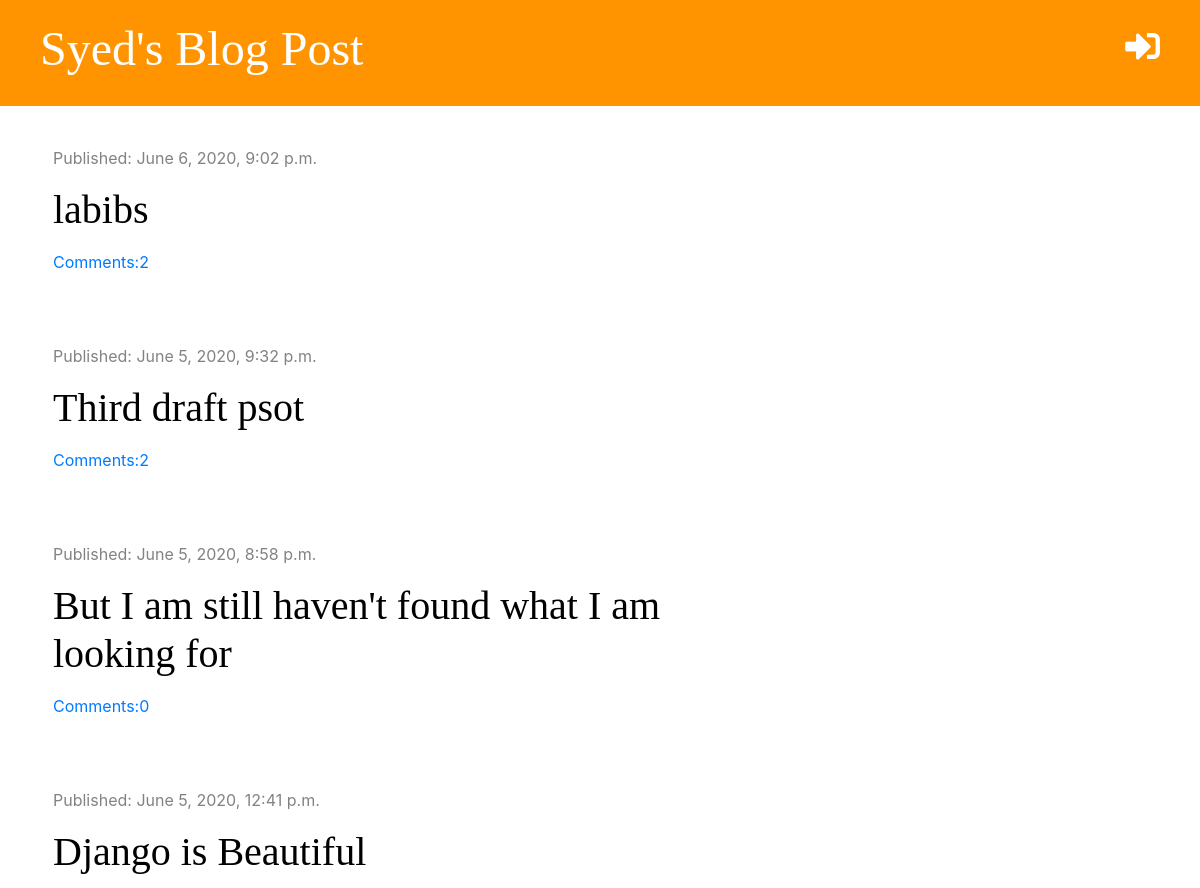
The app's page / (upper part), older data.
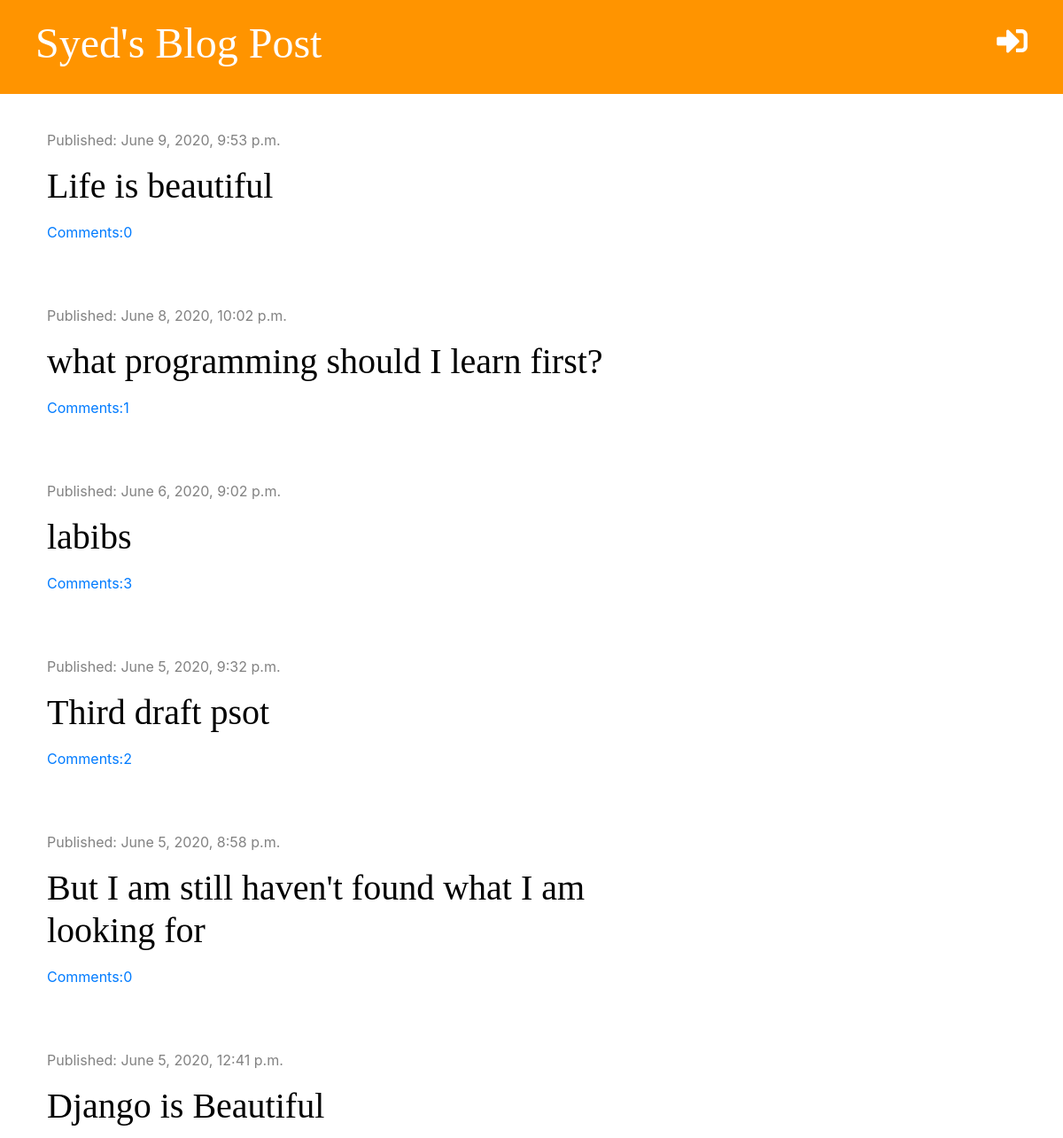
The same page, newer data.
### blog/models.py (models this page shows, shortened)
class Post(models.Model):
    auther=models.ForeignKey('auth.User',on_delete=models.CASCADE)
    title=models.CharField(max_length=200)
    text=models.TextField()
    created_date=models.DateTimeField(default=timezone.now)
    published_date=models.DateTimeField( blank=True, null=True)
    def approved_comments(self):
        return self.comments.filter(approved=True)

### blog/views.py (the view)
# urls.py: path('',views.post_list,name='post_list'),
def post_list(request):
    posts= Post.objects.filter(published_date__lte=timezone.now()).order_by('-published_date')
    stuff_for_frontend={'posts':posts}
    return render(request,'blog/post_list.html', stuff_for_frontend)

### blog/templatetags/markdownify.py (called while the page is built)
@register.filter
def markdown(value):
    renderer = HighlightRenderer()
    markdown = mistune.Markdown(renderer=renderer)
    return markdown(value)

### blog/templates/blog/post_list.html (shortened to what this page needs)
{% extends 'blog/base.html'%}
{% load markdownify %}
{% block content %}
    {%for post in posts %}
    <div class='post'>
        <div class="date">
            <p> Published: {{post.published_date}}</p>
        </div>
       <h2><a href="{% url 'post_detail' pk=post.pk %}"> {{post.title}} </a> </h2>
       <a href="{% url 'post_detail' pk=post.pk %}">Comments:{{post.approved_comments.count}} </a>
    </div>
    {%endfor%}
{% endblock %}

Row changes from the older to the newer data that the page shows:
added Post: published_date "June 9, 2020, 9:53 p.m.", title "Life is beautiful", approved_comments.count "0"
added Post: published_date "June 8, 2020, 10:02 p.m.", title "what programming should I learn first?", approved_comments.count "1"
changed Post "labibs": approved_comments.count "2" → "3"
